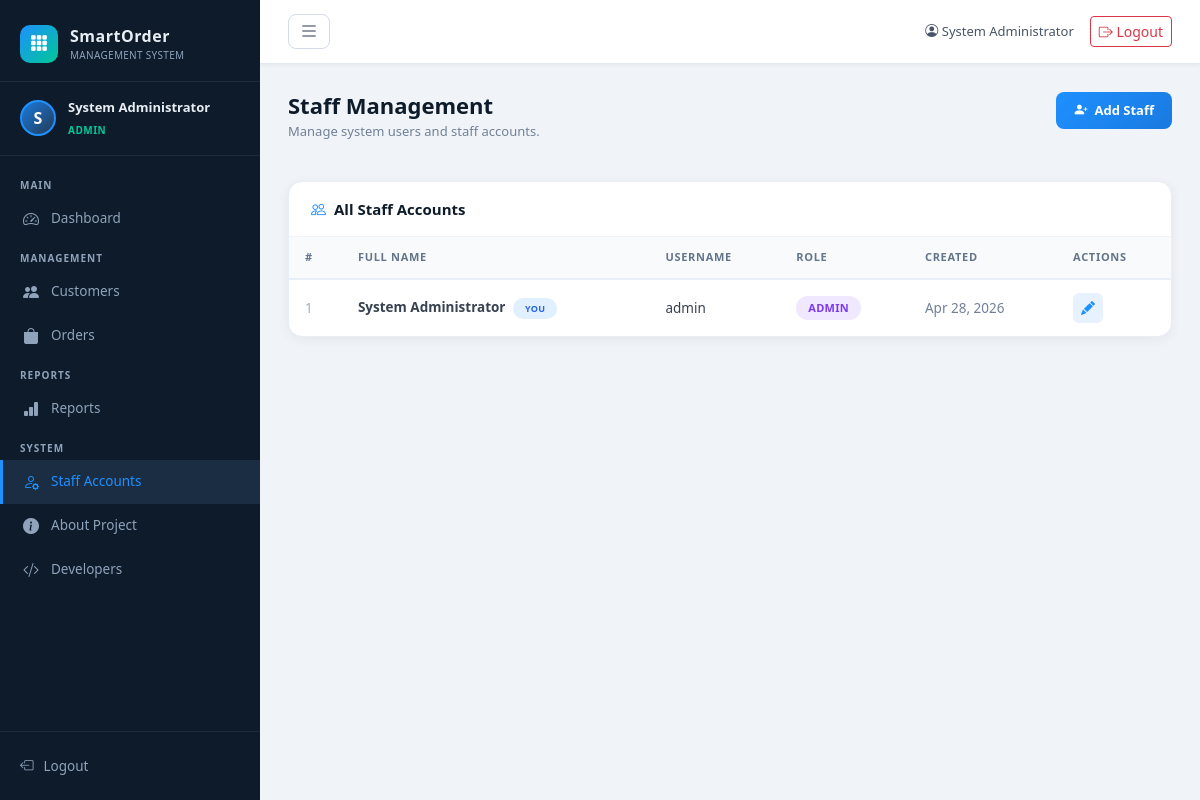
/users.php (signed in), run on the app's committed database.
### tables this page shows
CREATE TABLE IF NOT EXISTS users (
    id INT AUTO_INCREMENT PRIMARY KEY,
    username VARCHAR(100) NOT NULL UNIQUE,
    password VARCHAR(255) NOT NULL,
    full_name VARCHAR(150) NOT NULL,
    role VARCHAR(50) DEFAULT 'staff',
    created_at TIMESTAMP DEFAULT CURRENT_TIMESTAMP
);

### classes/User.php (called while the page is built, shortened)
<?php
class User {
    private $conn;
    private $table = 'users';
    public function __construct($db) {
        $this->conn = $db;
    }
    public function readAll() {
        $query = "SELECT id, username, full_name, role, created_at FROM {$this->table} ORDER BY created_at DESC";
        $stmt = $this->conn->prepare($query);
        $stmt->execute();
        return $stmt;
    }
}
?>

### users.php (the view, shortened to what this page needs)
<?php
require_once 'classes/User.php';
$db   = new Database();
$conn = $db->getConnection();
$user = new User($conn);
$action  = $_GET['action'] ?? 'list';
$id      = isset($_GET['id']) ? (int)$_GET['id'] : 0;
include 'includes/header.php';
?>
<div class="page-header">
    <div class="page-header-left">
        <h2><?= $action === 'create' ? 'Add Staff Account' : ($action === 'edit' ? 'Edit Account' : 'Staff Management') ?></h2>
        <p>Manage system users and staff accounts.</p>
    </div>
    <?php if ($action === 'list'): ?>
    <a href="users.php?action=create" class="btn-primary-custom">
        <i class="bi bi-person-plus-fill"></i> Add Staff
    </a>
    <?php else: ?>
    <a href="users.php" class="btn-primary-custom" style="background:linear-gradient(135deg,#718096,#4a5568);">
        <i class="bi bi-arrow-left"></i> Back
    </a>
    <?php endif; ?>
</div>
<?php if ($action === 'create' || $action === 'edit'): ?>
<div class="content-card">
    <div class="card-header-custom">
        <h5><?= $action === 'create' ? 'New Staff Account' : 'Edit Account' ?></h5>
    </div>
    <div class="card-body-custom">
        <form method="POST" action="users.php">
            <input type="hidden" name="form_action" value="<?= $action === 'edit' ? 'update' : 'create' ?>">
            <?php if ($action === 'edit'): ?>
                <input type="hidden" name="id" value="<?= $id ?>">
            <?php endif; ?>
            <div class="row g-3">
                <div class="col-md-6">
                    <label class="form-label-custom">Full Name *</label>
                    <input type="text" name="full_name" class="form-control"
                           value="<?= htmlspecialchars($user->full_name ?? '') ?>" required>
                </div>
                <div class="col-md-6">
                    <label class="form-label-custom">Username *</label>
                    <input type="text" name="username" class="form-control"
                           value="<?= htmlspecialchars($user->username ?? '') ?>" required>
                </div>
                <div class="col-md-6">
                    <label class="form-label-custom">
                        Password <?= $action === 'edit' ? '(leave blank to keep current)' : '*' ?>
                    </label>
                    <input type="password" name="password" class="form-control"
                           <?= $action === 'create' ? 'required' : '' ?>>
                </div>
                <div class="col-md-6">
                    <label class="form-label-custom">Role</label>
                    <select name="role" class="form-select">
                        <option value="staff"  <?= ($user->role ?? '') === 'staff'  ? 'selected' : '' ?>>Staff</option>
                        <option value="admin"  <?= ($user->role ?? '') === 'admin'  ? 'selected' : '' ?>>Admin</option>
                    </select>
                </div>
                <div class="col-12 pt-2">
                    <button type="submit" class="btn-success-custom">
                        <i class="bi bi-<?= $action === 'edit' ? 'pencil-square' : 'person-plus' ?>"></i>
                        <?= $action === 'edit' ? 'Update Account' : 'Create Account' ?>
                    </button>
                </div>
            </div>
        </form>
    </div>
</div>
<?php else: ?>
<div class="content-card">
    <div class="card-header-custom">
        <h5><i class="bi bi-people me-2" style="color:var(--electric);"></i>All Staff Accounts</h5>
    </div>
    <div style="overflow-x:auto;">
        <table class="table-custom">
            <thead>
                <tr>
                    <th>#</th>
                    <th>Full Name</th>
                    <th>Username</th>
                    <th>Role</th>
                    <th>Created</th>
                    <th>Actions</th>
                </tr>
            </thead>
            <tbody>
                <?php
                $result = $user->readAll();
                $rows   = $result->fetchAll();
                $n = 1;
                foreach ($rows as $row):
                ?>
                <tr>
                    <td style="color:#a0aec0;"><?= $n++ ?></td>
                    <td>
                        <strong><?= htmlspecialchars($row['full_name']) ?></strong>
                        <?php if ($row['id'] == $_SESSION['user_id']): ?>
                            <span class="status-badge status-Processing ms-1" style="font-size:9px;">YOU</span>
                        <?php endif; ?>
                    </td>
                    <td><?= htmlspecialchars($row['username']) ?></td>
                    <td><span class="status-badge status-<?= $row['role'] ?>"><?= ucfirst($row['role']) ?></span></td>
                    <td style="color:#718096;"><?= date('M j, Y', strtotime($row['created_at'])) ?></td>
                    <td>
                        <a href="users.php?action=edit&id=<?= $row['id'] ?>"
                           class="action-btn action-edit" title="Edit"><i class="bi bi-pencil-fill"></i></a>
                    </td>
                </tr>
                <?php endforeach; ?>
            </tbody>
        </table>
    </div>
</div>
<?php endif; ?>
<?php include 'includes/footer.php'; ?>

### assets/css/style.css (style rules this page uses)
:root { --navy: #0d1b2a; --navy-mid: #1b2d42; --navy-light: #243b55; --electric: #1e90ff; --electric-dim: #1a7ae0; --accent: #00c896; --accent-dim: #00a87e; --danger: #e74c5e; --warning: #f59e0b; --text-light: #e8edf3; --text-muted: #8fa3bb; --border: rgba(255,255,255,0.07); --card-bg: #ffffff; --page-bg: #f0f4f8; }
* { box-sizing: border-box; margin: 0; padding: 0; }
body { font-family: 'Segoe UI', system-ui, -apple-system, sans-serif; background: var(--page-bg); color: #1a2533; font-size: 14px; }
.page-header { display: flex; align-items: flex-start; justify-content: space-between; margin-bottom: 24px; flex-wrap: wrap; gap: 12px; }
.page-header-left h2 { font-size: 22px; font-weight: 700; color: var(--navy); margin-bottom: 4px; }
.page-header-left p { color: #718096; font-size: 13px; }
.content-card { background: #fff; border-radius: 14px; box-shadow: 0 2px 12px rgba(0,0,0,0.06); border: 1px solid #e8eef5; overflow: hidden; margin-bottom: 24px; }
.card-header-custom { padding: 18px 22px; border-bottom: 1px solid #f0f4f8; display: flex; align-items: center; justify-content: space-between; flex-wrap: wrap; gap: 10px; }
.card-header-custom h5 { font-size: 15px; font-weight: 700; color: var(--navy); margin: 0; }
.table-custom { width: 100%; border-collapse: collapse; }
.table-custom thead th { background: #f8fafc; color: #64748b; font-size: 11px; font-weight: 700; text-transform: uppercase; letter-spacing: 0.7px; padding: 12px 16px; border-bottom: 2px solid #e8eef5; white-space: nowrap; }
.table-custom tbody td { padding: 13px 16px; border-bottom: 1px solid #f0f4f8; color: #374151; font-size: 13.5px; vertical-align: middle; }
.table-custom tbody tr:last-child td { border-bottom: none; }
.status-badge { padding: 4px 12px; border-radius: 20px; font-size: 11px; font-weight: 700; letter-spacing: 0.3px; text-transform: uppercase; display: inline-block; }
.status-Processing { background: #e0f0ff; color: #2563eb; }
.status-admin { background: #f0e8ff; color: #7c3aed; }
.btn-primary-custom { background: linear-gradient(135deg, var(--electric), var(--electric-dim)); color: #fff; border: none; border-radius: 8px; padding: 9px 18px; font-size: 13px; font-weight: 600; cursor: pointer; display: inline-flex; align-items: center; gap: 7px; text-decoration: none; transition: all 0.2s; }
.action-btn { width: 30px; height: 30px; border-radius: 6px; display: inline-flex; align-items: center; justify-content: center; font-size: 14px; text-decoration: none; border: none; cursor: pointer; transition: all 0.2s; }
.action-edit { background: #e8f2ff; color: var(--electric); }

### data on the page
users: full_name "System Administrator", shows "YOU", username "admin", role "ADMIN", created_at "Apr 28, 2026"

### other printed values
substr($_SESSION['full_name'], 0, 1) "S"
$_SESSION['full_name'] "System Administrator"
$_SESSION['role'] "ADMIN"
